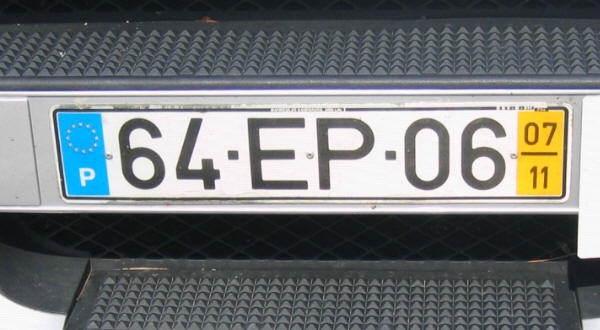
#> input picture Plates/64EP06.png, 600 x 330 px
$ python zzz.py
#> lines starting #> are read from the running program, lines starting #| are printed output that depends on the picture; after the words box and inside, x2 and y2 are one past the last pixel; in counts of white or black regions, pixels touching at a corner belong together
import numpy as np
import cv2
import imutils
import sys
import pytesseract
import time

print(cv2.__version__)
pytesseract.pytesseract.tesseract_cmd = r"C:\Users\Administrador\AppData\Local\Programs\Tesseract-OCR\tesseract.exe"

image = cv2.imread('./Plates/64EP06.png')
#> image is the input picture: shape (330, 600, 3); mean B, G, R 118.3, 117.5, 113.7

image = imutils.resize(image, width=500)
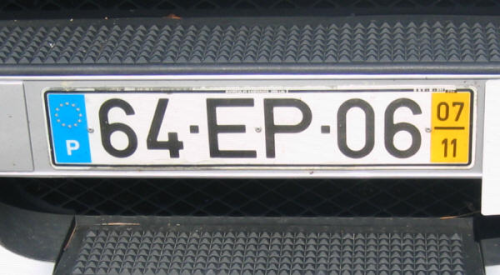
#> image: shape (275, 500, 3); mean B, G, R 118.3, 117.5, 113.7

cv2.imshow("Original Image", image)

gray = cv2.cvtColor(image, cv2.COLOR_BGR2GRAY)
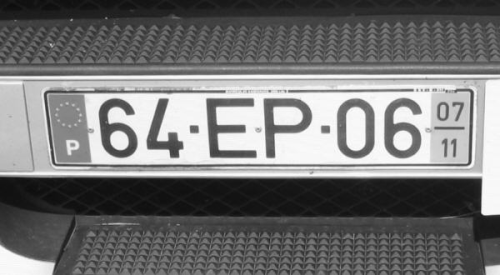
#> gray: shape (275, 500); min 12, max 253, mean 116.5
#cv2.imshow("1 - Grayscale Conversion", gray)

gray = cv2.bilateralFilter(gray, 11, 17, 17)
#cv2.imshow("2 - Bilateral Filter", gray)

edged = cv2.Canny(gray, 170, 200)
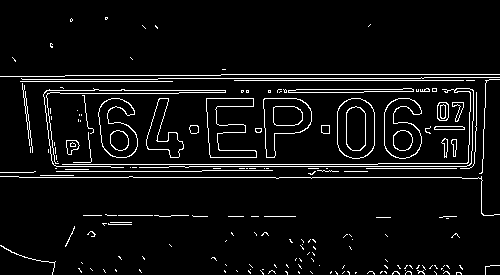
#> edged: shape (275, 500); 5.7% white in thin lines or dots
#cv2.imshow("4 - Canny Edges", edged)

cnts, _ = cv2.findContours(edged.copy(), cv2.RETR_LIST, cv2.CHAIN_APPROX_SIMPLE)
#> cnts = 216 contours, 173 with area under 20; largest, box (x1, y1, x2, y2) and area: (337, 98, 375, 159) 1966, (337, 98, 375, 159) 1938, (263, 98, 312, 158) 1738, (263, 98, 312, 158) 1719, (384, 98, 422, 159) 1568
cnts=sorted(cnts, key = cv2.contourArea, reverse = True)[:30]
#> cnts = 30 contours; largest, box (x1, y1, x2, y2) and area: (337, 98, 375, 159) 1966, (337, 98, 375, 159) 1938, (263, 98, 312, 158) 1738, (263, 98, 312, 158) 1719, (384, 98, 422, 159) 1568
NumberPlateCnt = None

count = 0
for c in cnts:
        peri = cv2.arcLength(c, True)
        approx = cv2.approxPolyDP(c, 0.02 * peri, True)
        if len(approx) == 4:
            NumberPlateCnt = approx
            break
#> this loop made 27 passes
#> (peri, NumberPlateCnt) on pass 27: (64.83, [[434, 127], [434, 129], [464, 129], [462, 126]])
#> peri on passes 1 to 6: 170.6, 168.2, 200.8, 198.4, 230.5, 227.6

# Masking the part other than the number plate
mask = np.zeros(gray.shape,np.uint8)
new_image = cv2.drawContours(mask,[NumberPlateCnt],0,255,-1)
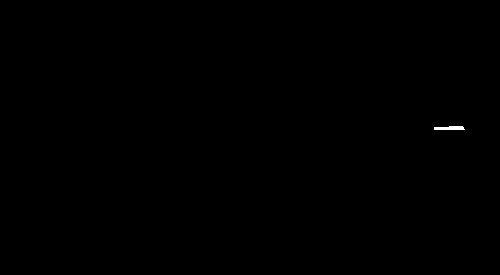
#> new_image: shape (275, 500); 0.08% white; 1 white region, box (x1, y1, x2, y2) and area: (434, 126, 465, 130) 105
new_image = cv2.bitwise_and(image,image,mask=mask)
#> new_image: shape (275, 500, 3)
cv2.namedWindow("Final_image",cv2.WINDOW_NORMAL)
cv2.imshow("Final_image",new_image)

# Configuration for tesseract
config = ('-l eng --oem 1 --psm 3')

# Run tesseract OCR on image
#> (the run stopped early here; a loop or call above may not have finished)

$ run again, with Plates/6381RM.png copied over Plates/64EP06.png
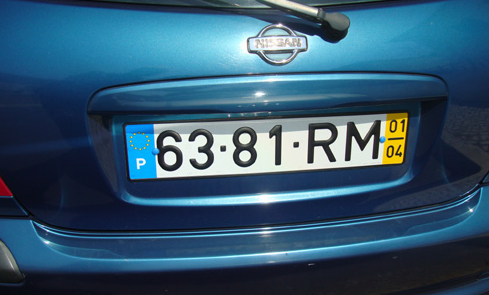
#> input picture Plates/6381RM.png, 489 x 295 px
#> image is the input picture: shape (295, 489, 3); mean B, G, R 110.3, 86.8, 51.8
#> image: shape (301, 500, 3)
#> `edged = cv2.Canny(gray, 170, 200)`:
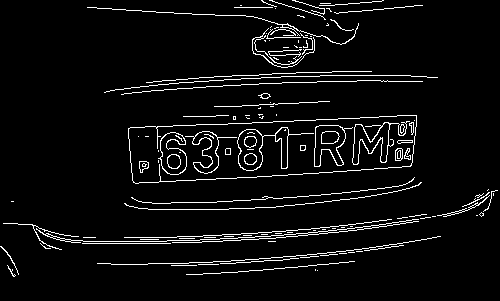
#> edged: shape (301, 500); 5.1% white in thin lines or dots
#> `cnts, _ = cv2.findContours(edged.copy(), cv2.RETR_LIST, cv2.CHAIN_APPR..`: cnts = 173 contours, 126 with area under 20; largest, box (x1, y1, x2, y2) and area: (128, 115, 417, 184) 15239, (128, 115, 417, 184) 15232, (237, 127, 314, 171) 1186, (314, 125, 353, 167) 882, (314, 125, 346, 167) 852
#> `cnts=sorted(cnts, key = cv2.contourArea, reverse = True)[:30]`: cnts = 30 contours; largest, box (x1, y1, x2, y2) and area: (128, 115, 417, 184) 15239, (128, 115, 417, 184) 15232, (237, 127, 314, 171) 1186, (314, 125, 353, 167) 882, (314, 125, 346, 167) 852
#> the loop `for c in cnts:` made 1 pass
#> (peri, NumberPlateCnt) on pass 1: (688.2, [[416, 115], [130, 127], [132, 180], [410, 166]])
#> `new_image = cv2.bitwise_and(image,image,mask=mask)`:
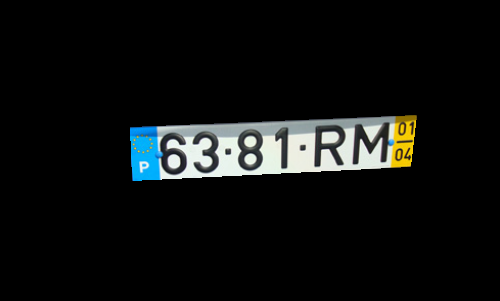
#> new_image: shape (301, 500, 3); mean B, G, R 16, 16.6, 14.8

$ run again, with Plates/9336OP.png copied over Plates/64EP06.png
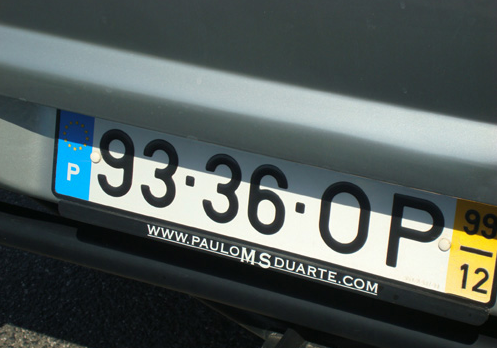
#> input picture Plates/9336OP.png, 497 x 348 px
#> image is the input picture: shape (348, 497, 3); mean B, G, R 90.4, 92.3, 82.7
#> image: shape (350, 500, 3)
#> `edged = cv2.Canny(gray, 170, 200)`:
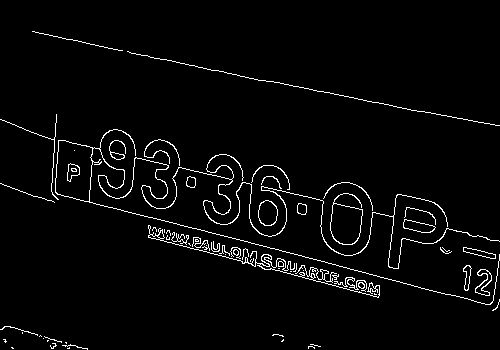
#> edged: shape (350, 500); 3.1% white in thin lines or dots
#> `cnts, _ = cv2.findContours(edged.copy(), cv2.RETR_LIST, cv2.CHAIN_APPR..`: cnts = 95 contours, 61 with area under 20; largest, box (x1, y1, x2, y2) and area: (55, 129, 500, 305) 2133, (55, 140, 93, 202) 1873, (330, 193, 363, 245) 1070, (330, 203, 363, 245) 1044, (258, 200, 278, 226) 387
#> `cnts=sorted(cnts, key = cv2.contourArea, reverse = True)[:30]`: cnts = 30 contours; largest, box (x1, y1, x2, y2) and area: (55, 129, 500, 305) 2133, (55, 140, 93, 202) 1873, (330, 193, 363, 245) 1070, (330, 203, 363, 245) 1044, (258, 200, 278, 226) 387
#> the loop `for c in cnts:` made 2 passes
#> (peri, NumberPlateCnt) on pass 2: (182.4, [[59, 140], [92, 148], [88, 201], [55, 191]])
#> `new_image = cv2.drawContours(mask,[NumberPlateCnt],0,255,-1)`:
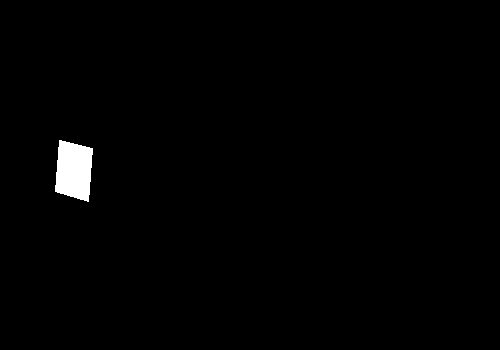
#> new_image: shape (350, 500); 1.1% white; 1 white region, box (x1, y1, x2, y2) and area: (55, 140, 93, 202) 1838
